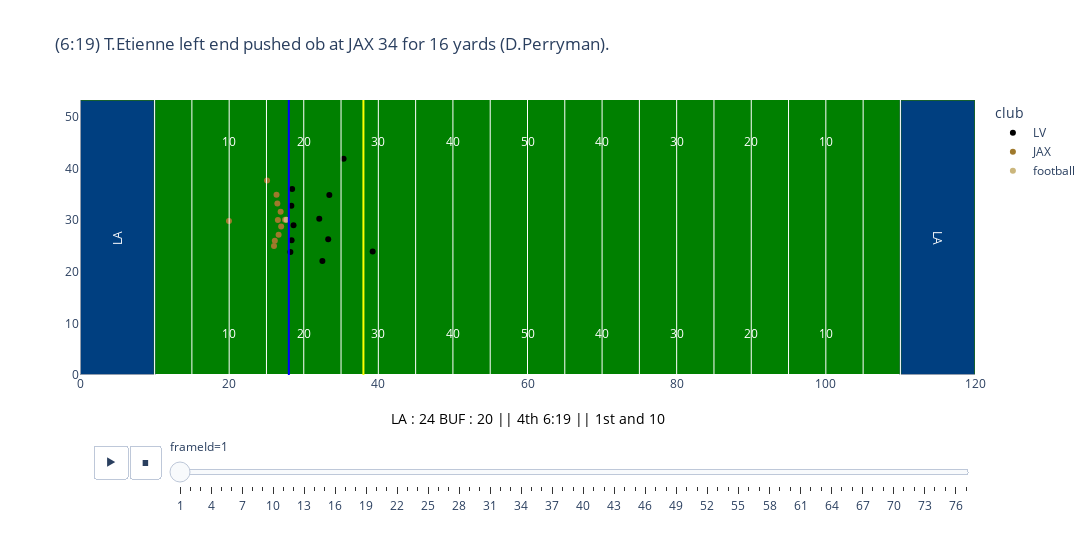
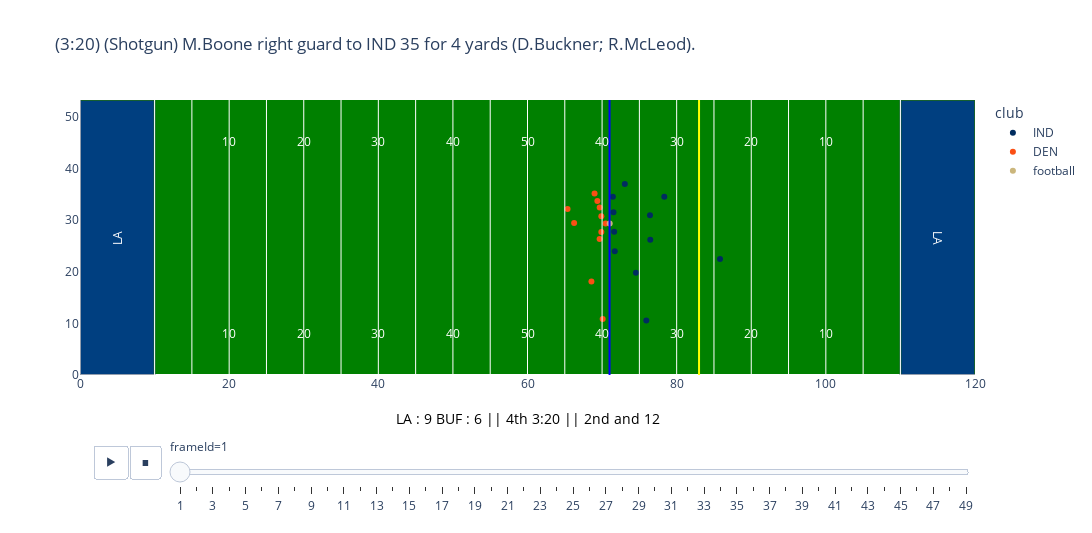
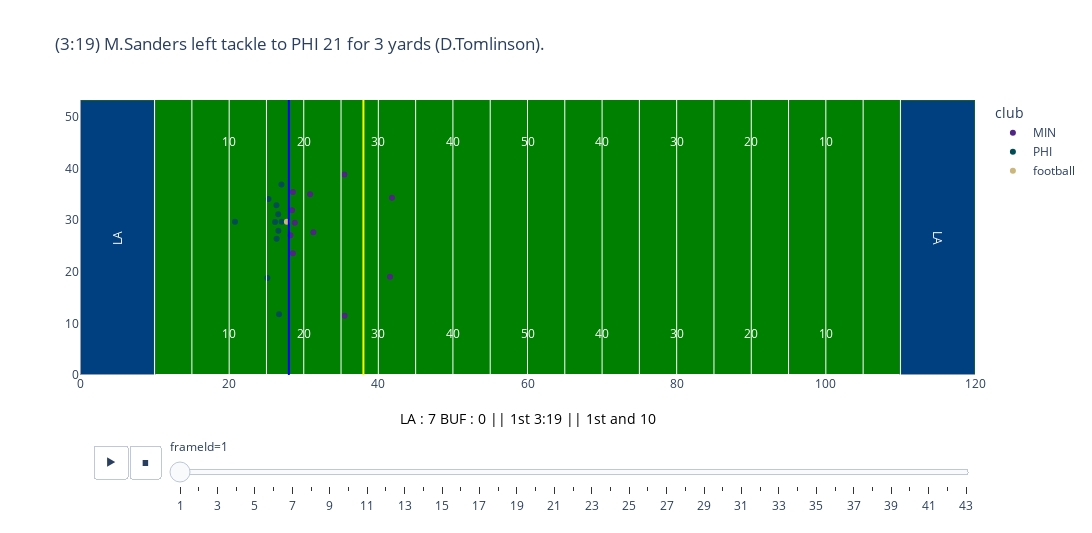
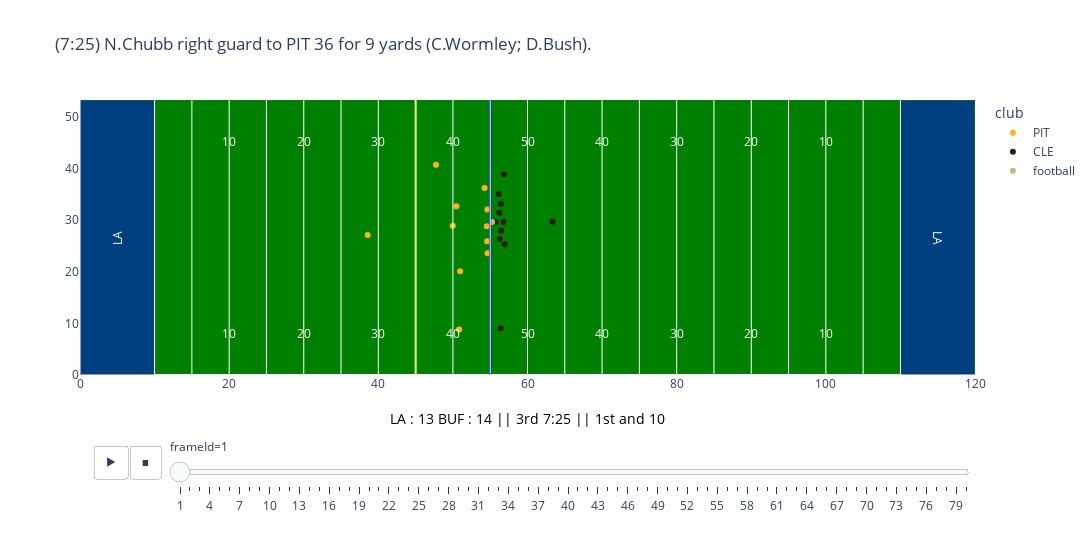

Write notebook code for charts like these, in order.
### Code cell
def plot_sample_for_category(true_label, predicted_label, category_name, week, plays, games, colors):
    indices = (y_test == true_label) & (y_pred_nn.flatten() == predicted_label)
    sample_index = X_test.index[indices][0]
    sample = yac_df.loc[sample_index]

    playId = sample['playId']
    gameId = sample['gameId']

    print(f"\n{category_name} Example:")
    print(f"True Label: {true_label}, Predicted Label: {predicted_label}")
    plot_football_play(playId, gameId, week, plays, games, colors)

# Replace gameId and playId printing with plot_football_play
plot_sample_for_category(1, 1, 'True Positives (TP)', tracking, plays, games, colors)
plot_sample_for_category(0, 1, 'False Positives (FP)', tracking, plays, games, colors)
plot_sample_for_category(0, 0, 'True Negatives (TN)', tracking, plays, games, colors)
plot_sample_for_category(1, 0, 'False Negatives (FN)', tracking, plays, games, colors)
